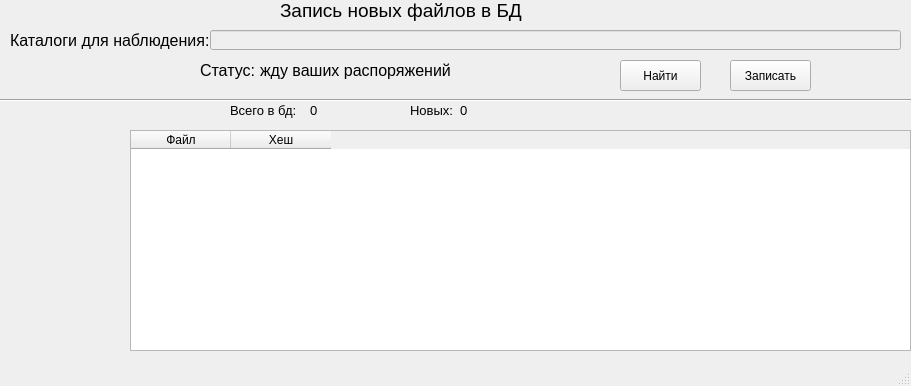
<?xml version="1.0" encoding="UTF-8"?>
<ui version="4.0">
 <class>MainWindow</class>
 <widget class="QMainWindow" name="MainWindow">
  <property name="windowModality">
   <enum>Qt::ApplicationModal</enum>
  </property>
  <property name="geometry">
   <rect>
    <x>0</x>
    <y>0</y>
    <width>911</width>
    <height>386</height>
   </rect>
  </property>
  <property name="windowTitle">
   <string>Запись в базу данных - Cat Guardian</string>
  </property>
  <widget class="QWidget" name="centralwidget">
   <widget class="QLabel" name="label_6">
    <property name="geometry">
     <rect>
      <x>10</x>
      <y>30</y>
      <width>201</width>
      <height>21</height>
     </rect>
    </property>
    <property name="font">
     <font>
      <family>Arial</family>
      <pointsize>12</pointsize>
     </font>
    </property>
    <property name="text">
     <string>Каталоги для наблюдения:</string>
    </property>
   </widget>
   <widget class="QTableWidget" name="tbWriteDB">
    <property name="geometry">
     <rect>
      <x>130</x>
      <y>130</y>
      <width>781</width>
      <height>221</height>
     </rect>
    </property>
    <property name="sizeAdjustPolicy">
     <enum>QAbstractScrollArea::AdjustIgnored</enum>
    </property>
    <property name="editTriggers">
     <set>QAbstractItemView::AnyKeyPressed|QAbstractItemView::DoubleClicked|QAbstractItemView::EditKeyPressed</set>
    </property>
    <property name="gridStyle">
     <enum>Qt::SolidLine</enum>
    </property>
    <property name="sortingEnabled">
     <bool>true</bool>
    </property>
    <property name="wordWrap">
     <bool>false</bool>
    </property>
    <attribute name="horizontalHeaderCascadingSectionResizes">
     <bool>false</bool>
    </attribute>
    <column>
     <property name="text">
      <string>Файл</string>
     </property>
    </column>
    <column>
     <property name="text">
      <string>Хеш</string>
     </property>
    </column>
   </widget>
   <widget class="QLabel" name="label_4">
    <property name="geometry">
     <rect>
      <x>280</x>
      <y>0</y>
      <width>251</width>
      <height>21</height>
     </rect>
    </property>
    <property name="font">
     <font>
      <family>Arial</family>
      <pointsize>14</pointsize>
     </font>
    </property>
    <property name="text">
     <string>Запись новых файлов в БД</string>
    </property>
   </widget>
   <widget class="QLineEdit" name="lineEdit">
    <property name="enabled">
     <bool>false</bool>
    </property>
    <property name="geometry">
     <rect>
      <x>210</x>
      <y>30</y>
      <width>691</width>
      <height>20</height>
     </rect>
    </property>
    <property name="toolTip">
     <string/>
    </property>
    <property name="text">
     <string/>
    </property>
    <property name="placeholderText">
     <string/>
    </property>
   </widget>
   <widget class="QLabel" name="label_8">
    <property name="geometry">
     <rect>
      <x>200</x>
      <y>60</y>
      <width>61</width>
      <height>21</height>
     </rect>
    </property>
    <property name="font">
     <font>
      <family>Arial</family>
      <pointsize>12</pointsize>
     </font>
    </property>
    <property name="text">
     <string>Статус:</string>
    </property>
   </widget>
   <widget class="QLabel" name="label_9">
    <property name="geometry">
     <rect>
      <x>260</x>
      <y>60</y>
      <width>291</width>
      <height>21</height>
     </rect>
    </property>
    <property name="font">
     <font>
      <family>Arial</family>
      <pointsize>12</pointsize>
     </font>
    </property>
    <property name="text">
     <string>жду ваших распоряжений</string>
    </property>
   </widget>
   <widget class="QPushButton" name="pbStart">
    <property name="geometry">
     <rect>
      <x>730</x>
      <y>60</y>
      <width>81</width>
      <height>31</height>
     </rect>
    </property>
    <property name="text">
     <string>Записать</string>
    </property>
   </widget>
   <widget class="Line" name="line_2">
    <property name="geometry">
     <rect>
      <x>0</x>
      <y>90</y>
      <width>911</width>
      <height>20</height>
     </rect>
    </property>
    <property name="orientation">
     <enum>Qt::Horizontal</enum>
    </property>
   </widget>
   <widget class="QLabel" name="label_11">
    <property name="geometry">
     <rect>
      <x>230</x>
      <y>100</y>
      <width>71</width>
      <height>21</height>
     </rect>
    </property>
    <property name="font">
     <font>
      <family>Arial</family>
      <pointsize>10</pointsize>
     </font>
    </property>
    <property name="text">
     <string>Всего в бд:</string>
    </property>
   </widget>
   <widget class="QLabel" name="lVsego">
    <property name="geometry">
     <rect>
      <x>310</x>
      <y>100</y>
      <width>91</width>
      <height>21</height>
     </rect>
    </property>
    <property name="font">
     <font>
      <family>Arial</family>
      <pointsize>10</pointsize>
     </font>
    </property>
    <property name="text">
     <string>0</string>
    </property>
   </widget>
   <widget class="QLabel" name="label_13">
    <property name="geometry">
     <rect>
      <x>410</x>
      <y>100</y>
      <width>71</width>
      <height>21</height>
     </rect>
    </property>
    <property name="font">
     <font>
      <family>Arial</family>
      <pointsize>10</pointsize>
     </font>
    </property>
    <property name="text">
     <string>Новых:</string>
    </property>
   </widget>
   <widget class="QLabel" name="lNew">
    <property name="geometry">
     <rect>
      <x>460</x>
      <y>100</y>
      <width>91</width>
      <height>21</height>
     </rect>
    </property>
    <property name="font">
     <font>
      <family>Arial</family>
      <pointsize>10</pointsize>
     </font>
    </property>
    <property name="text">
     <string>0</string>
    </property>
   </widget>
   <widget class="QLabel" name="label_10">
    <property name="geometry">
     <rect>
      <x>-20</x>
      <y>80</y>
      <width>191</width>
      <height>281</height>
     </rect>
    </property>
    <property name="font">
     <font>
      <family>Arial</family>
      <pointsize>12</pointsize>
     </font>
    </property>
    <property name="text">
     <string/>
    </property>
    <property name="pixmap">
     <pixmap>ui/image/2.png</pixmap>
    </property>
    <property name="scaledContents">
     <bool>true</bool>
    </property>
   </widget>
   <widget class="QPushButton" name="pbFind">
    <property name="geometry">
     <rect>
      <x>620</x>
      <y>60</y>
      <width>81</width>
      <height>31</height>
     </rect>
    </property>
    <property name="text">
     <string>Найти</string>
    </property>
   </widget>
  </widget>
  <widget class="QMenuBar" name="menubar">
   <property name="geometry">
    <rect>
     <x>0</x>
     <y>0</y>
     <width>911</width>
     <height>21</height>
    </rect>
   </property>
  </widget>
  <widget class="QStatusBar" name="statusbar"/>
 </widget>
 <resources/>
 <connections/>
</ui>
